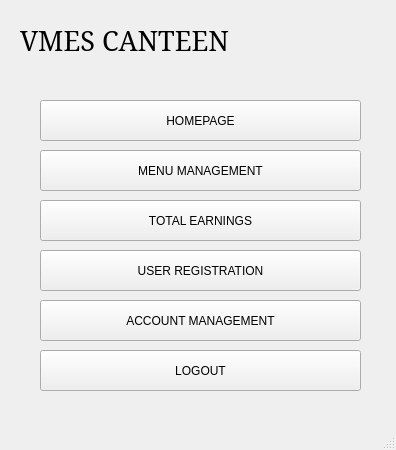
<?xml version="1.0" encoding="UTF-8"?>
<ui version="4.0">
 <class>adminPage</class>
 <widget class="QMainWindow" name="adminPage">
  <property name="geometry">
   <rect>
    <x>0</x>
    <y>0</y>
    <width>396</width>
    <height>450</height>
   </rect>
  </property>
  <property name="windowTitle">
   <string>ADMIN PAGE</string>
  </property>
  <widget class="QWidget" name="centralwidget">
   <widget class="QLabel" name="label">
    <property name="geometry">
     <rect>
      <x>20</x>
      <y>10</y>
      <width>321</width>
      <height>61</height>
     </rect>
    </property>
    <property name="font">
     <font>
      <family>Constantia</family>
      <pointsize>20</pointsize>
     </font>
    </property>
    <property name="text">
     <string>VMES CANTEEN</string>
    </property>
   </widget>
   <widget class="QPushButton" name="user_reg_btn">
    <property name="geometry">
     <rect>
      <x>40</x>
      <y>250</y>
      <width>321</width>
      <height>41</height>
     </rect>
    </property>
    <property name="text">
     <string>USER REGISTRATION</string>
    </property>
   </widget>
   <widget class="QPushButton" name="logout_btn">
    <property name="geometry">
     <rect>
      <x>40</x>
      <y>350</y>
      <width>321</width>
      <height>41</height>
     </rect>
    </property>
    <property name="text">
     <string>LOGOUT</string>
    </property>
   </widget>
   <widget class="QPushButton" name="hmpg_btn">
    <property name="geometry">
     <rect>
      <x>40</x>
      <y>100</y>
      <width>321</width>
      <height>41</height>
     </rect>
    </property>
    <property name="text">
     <string>HOMEPAGE</string>
    </property>
   </widget>
   <widget class="QPushButton" name="acc_mngBtn">
    <property name="geometry">
     <rect>
      <x>40</x>
      <y>300</y>
      <width>321</width>
      <height>41</height>
     </rect>
    </property>
    <property name="text">
     <string>ACCOUNT MANAGEMENT</string>
    </property>
   </widget>
   <widget class="QPushButton" name="menu_mngBtn">
    <property name="geometry">
     <rect>
      <x>40</x>
      <y>150</y>
      <width>321</width>
      <height>41</height>
     </rect>
    </property>
    <property name="text">
     <string>MENU MANAGEMENT</string>
    </property>
   </widget>
   <widget class="QPushButton" name="totalEarn_btn">
    <property name="geometry">
     <rect>
      <x>40</x>
      <y>200</y>
      <width>321</width>
      <height>41</height>
     </rect>
    </property>
    <property name="text">
     <string>TOTAL EARNINGS</string>
    </property>
   </widget>
  </widget>
  <widget class="QMenuBar" name="menubar">
   <property name="geometry">
    <rect>
     <x>0</x>
     <y>0</y>
     <width>396</width>
     <height>26</height>
    </rect>
   </property>
  </widget>
  <widget class="QStatusBar" name="statusbar"/>
 </widget>
 <resources/>
 <connections/>
</ui>
